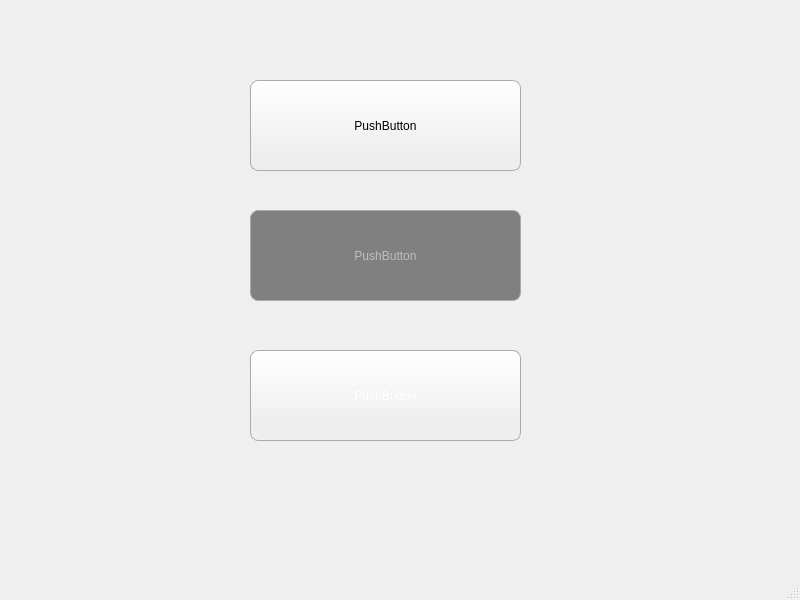
<?xml version="1.0" encoding="UTF-8"?>
<ui version="4.0">
 <class>MainWindow</class>
 <widget class="QMainWindow" name="MainWindow">
  <property name="geometry">
   <rect>
    <x>0</x>
    <y>0</y>
    <width>800</width>
    <height>600</height>
   </rect>
  </property>
  <property name="windowTitle">
   <string>MainWindow</string>
  </property>
  <property name="styleSheet">
   <string notr="true">QPushButton
{ 
	padding:0px 4px;/*上下padding为0px 左右为4px    4个值为上右下左*/ 
	border: 1px solid #aaaaaa;/*边框*/
    border-radius:8px;/*圆角边框*/
	background: qlineargradient(x1:0, y1:0, x2:0, y2:1, stop:0 #ffffff, stop:0.8 #eeeeee);/*渐变背景色*/
	outline:none;/*表示焦点时无虚线框*/
    text-align: center;/*文字对齐方式*/
}

/*鼠标悬停在按钮上，注意hover伪状态设置一定要在pressed伪状态之前！！！！！！！！！！*/
QPushButton:hover
{
	background: qlineargradient(x1:0, y1:0, x2:0, y2:1, stop:0 #ee0000, stop:0.8 #ffffff);/*渐变背景色*/

    border-width:3px;/*边框宽度*/
	border-style:solid;/*边框类型*/

	/*四条边框渐变色*/
	border-color:qlineargradient(x1:0, y1:1, x2:0, y2:0, stop:0 #64bff0, stop:1 #bae3f7)/*上边框渐变色*/
	  qlineargradient(x1:0, y1:0, x2:1, y2:0, stop:0 #64bff0, stop:1 #bae3f7)/*右边框渐变色*/
	  qlineargradient(x1:0, y1:0, x2:0, y2:1, stop:0 #64bff0, stop:1 #bae3f7)/*下边框渐变色*/
	  qlineargradient(x1:1, y1:0, x2:0, y2:0, stop:0 #64bff0, stop:1 #bae3f7);/*左边框渐变色*/
}


/*按钮选中，需要checkable设置为true才生效 */
QPushButton:checked
{
    font-size:24px;
	font-style:italic ;
    font-weight:bold ;
}  



/*按钮按下时*/
QPushButton:pressed
{
	background: yellow;
} 


/*按钮被禁用*/
QPushButton:disabled
{
	background: gray;
}



 /* ----------按钮背景图片--------*/
#pushButton_3 
{
    color: white;/*颜色*/

	border-image:  url(:/img/btn.png);/*自动拉伸背景图*/
    /*background:  url(:/img/btn.png)  no-repeat  center;/*不会伸背景图*/
}


#pushButton_3:hover
{
	 border-image:  url(:/img/btn2.png); 
     /*background:  url(:/img/btn2.png)  no-repeat  center; */
}

#pushButton_3:pressed
{
    
	border-image: url(:/img/btn3.png);
    /*background:  url(:/img/btn3.png)  no-repeat  center; */
}


</string>
  </property>
  <widget class="QWidget" name="centralwidget">
   <widget class="QPushButton" name="pushButton">
    <property name="geometry">
     <rect>
      <x>250</x>
      <y>80</y>
      <width>271</width>
      <height>91</height>
     </rect>
    </property>
    <property name="text">
     <string>PushButton</string>
    </property>
    <property name="checkable">
     <bool>true</bool>
    </property>
   </widget>
   <widget class="QPushButton" name="pushButton_2">
    <property name="enabled">
     <bool>false</bool>
    </property>
    <property name="geometry">
     <rect>
      <x>250</x>
      <y>210</y>
      <width>271</width>
      <height>91</height>
     </rect>
    </property>
    <property name="text">
     <string>PushButton</string>
    </property>
   </widget>
   <widget class="QPushButton" name="pushButton_3">
    <property name="geometry">
     <rect>
      <x>250</x>
      <y>350</y>
      <width>271</width>
      <height>91</height>
     </rect>
    </property>
    <property name="text">
     <string>PushButton</string>
    </property>
   </widget>
  </widget>
  <widget class="QMenuBar" name="menubar">
   <property name="geometry">
    <rect>
     <x>0</x>
     <y>0</y>
     <width>800</width>
     <height>26</height>
    </rect>
   </property>
  </widget>
  <widget class="QStatusBar" name="statusbar"/>
 </widget>
 <resources/>
 <connections/>
</ui>
